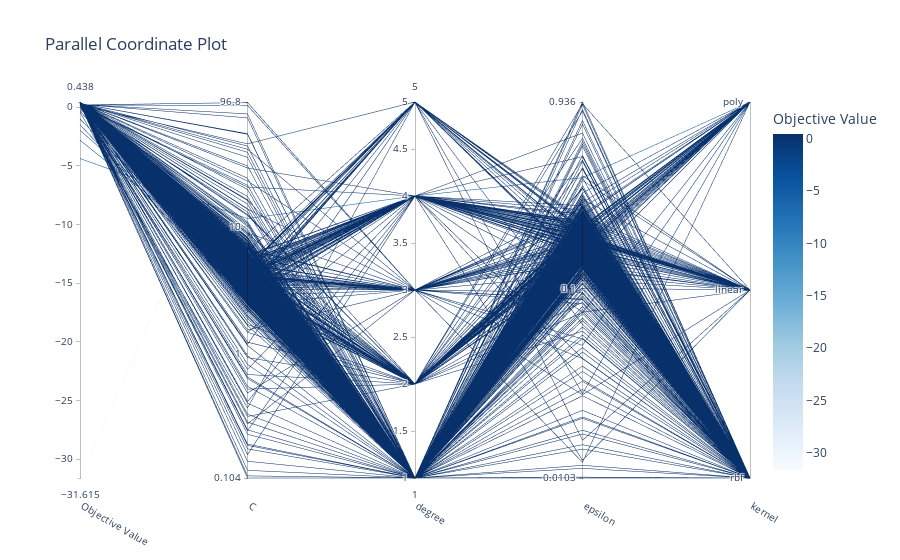

Notebook source saved alongside this figure:
### Code cell
optuna.visualization.plot_parallel_coordinate(study)

### Figure 1 — Plotly figure (JSON) as saved in the notebook; plotly's stock layout.template omitted (floating-point values rounded to 4 significant figures; data arrays with more than 128 entries replaced by an {"elided": "..."} marker saying what was removed)
{"data": [{"dimensions": [{"label": "Objective Value", "range": [-31.62, 0.4376], "values": {"elided": "1000 float values"}}, {"label": "C", "range": [-0.9844, 1.986], "ticktext": ["0.104", "1", "10", "96.8"], "tickvals": [-0.9844, 0, 1, 1.986], "values": {"elided": "1000 float values"}}, {"label": "degree", "range": [1, 5], "values": {"elided": "1000 int values"}}, {"label": "epsilon", "range": [-1.987, -0.02861], "ticktext": ["0.0103", "0.1", "0.936"], "tickvals": [-1.987, -1, -0.02861], "values": {"elided": "1000 float values"}}, {"label": "kernel", "range": [0, 2], "ticktext": ["rbf", "linear", "poly"], "tickvals": [0, 1, 2], "values": {"elided": "1000 int values"}}], "labelangle": 30, "labelside": "bottom", "line": {"color": {"elided": "1000 float values"}, "colorbar": {"title": {"text": "Objective Value"}}, "colorscale": [[0, "rgb(247,251,255)"], [0.125, "rgb(222,235,247)"], [0.25, "rgb(198,219,239)"], [0.375, "rgb(158,202,225)"], [0.5, "rgb(107,174,214)"], [0.625, "rgb(66,146,198)"], [0.75, "rgb(33,113,181)"], [0.875, "rgb(8,81,156)"], [1, "rgb(8,48,107)"]], "reversescale": false, "showscale": true}, "type": "parcoords"}], "layout": {"title": {"text": "Parallel Coordinate Plot"}}}
